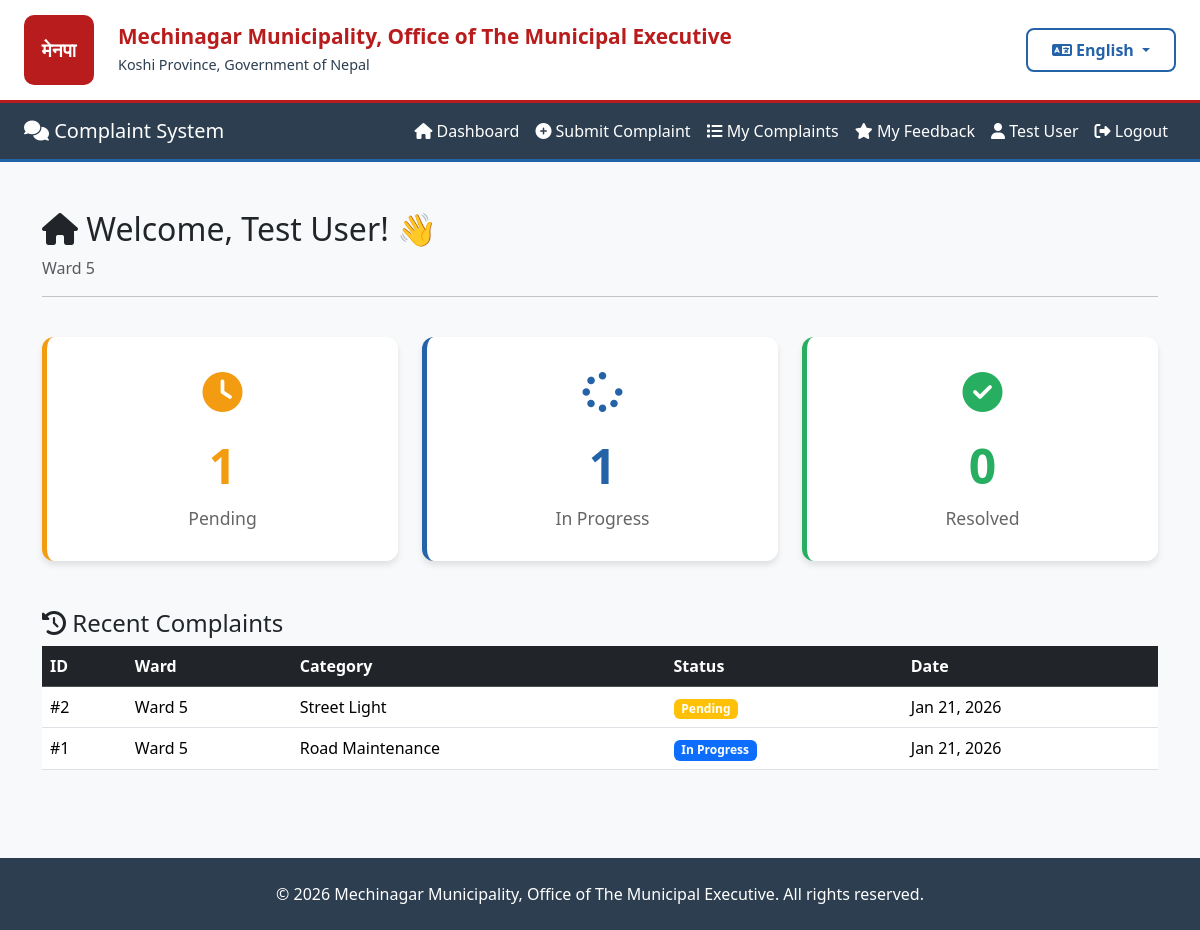
The page /accounts/dashboard/ (signed in) on the database as committed earlier.
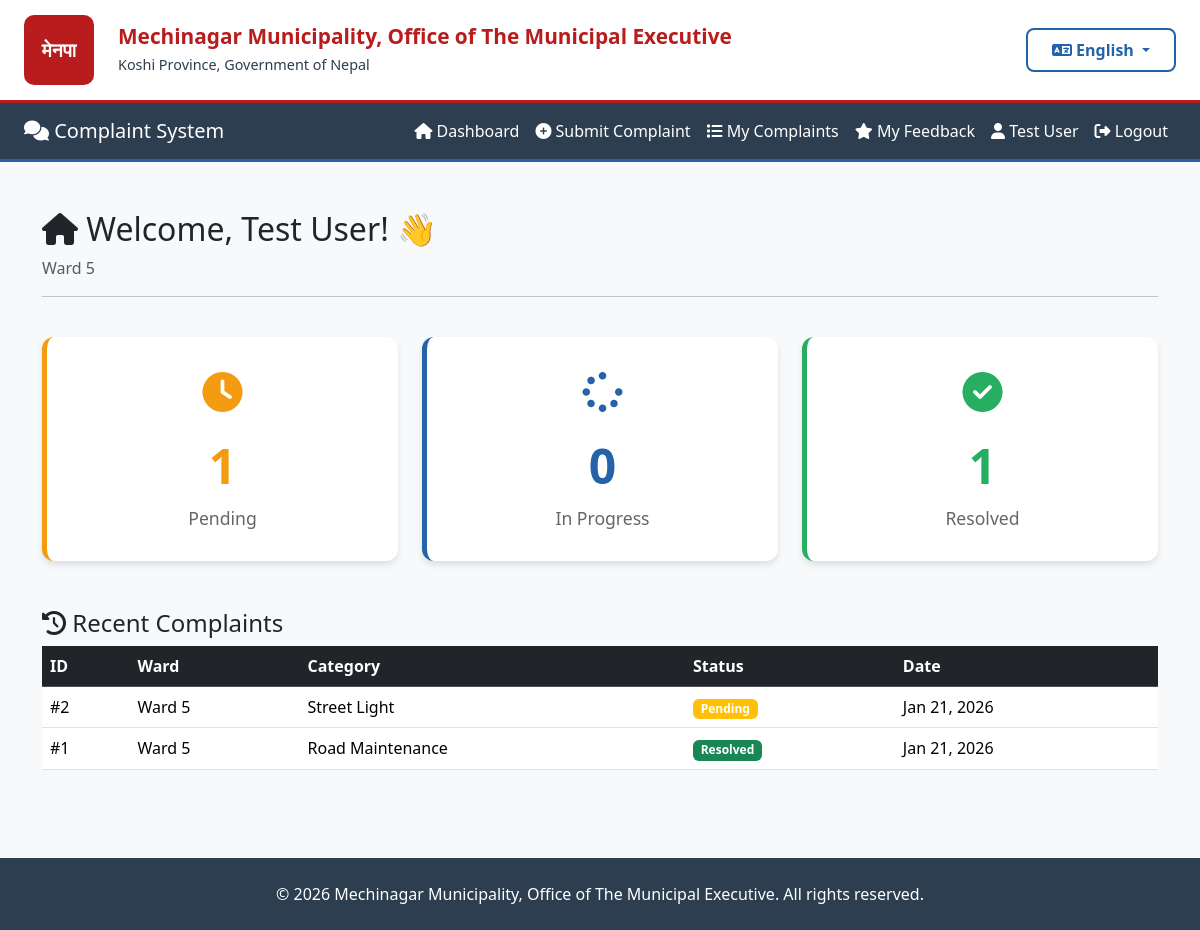
The same page on the database as committed later.
### complaints/models.py (models this page shows, shortened)
class Complaint(models.Model):
    STATUS_CHOICES = [
        ('Pending', 'Pending'),
        ('In Progress', 'In Progress'),
        ('Resolved', 'Resolved'),
    ]
    CATEGORY_CHOICES = [
        ('Road Maintenance', 'Road Maintenance'),
        ('Street Light', 'Street Light'),
        ('Water Supply', 'Water Supply'),
        ('Sanitation', 'Sanitation'),
        ('Traffic', 'Traffic'),
        ('Parks', 'Parks & Recreation'),
        ('Other', 'Other'),
    ]
    WARD_CHOICES = [(str(i), f'Ward {i}') for i in range(1, 16)]
    user = models.ForeignKey(
        settings.AUTH_USER_MODEL,
        on_delete=models.CASCADE,
        related_name='complaints'
    )
    ward = models.CharField(
        max_length=2,
        choices=WARD_CHOICES,
        help_text="Select your ward number (1-15)"
    )
    category = models.CharField(max_length=100, choices=CATEGORY_CHOICES)
    description = models.TextField()
    image = models.ImageField(upload_to=complaint_image_path, blank=True, null=True)
    status = models.CharField(max_length=20, choices=STATUS_CHOICES, default='Pending')
    created_at = models.DateTimeField(auto_now_add=True)
    updated_at = models.DateTimeField(auto_now=True)
    class Meta:
        db_table = 'complaints'
        ordering = ['-created_at']
        verbose_name = 'Complaint'
        verbose_name_plural = 'Complaints'
        indexes = [
            models.Index(fields=['status', 'created_at']),
            models.Index(fields=['ward', 'status']),
        ]

### accounts/views.py (the view)
# urls.py: path('dashboard/', views.citizen_dashboard, name='citizen_dashboard'),
def citizen_dashboard(request):
    if not request.user.is_authenticated:
        return redirect('citizen_login')
    from complaints.models import Complaint
    from django.db.models import Count, Q
    stats = Complaint.objects.filter(user=request.user).aggregate(
        pending=Count('id', filter=Q(status='Pending')),
        in_progress=Count('id', filter=Q(status='In Progress')),
        resolved=Count('id', filter=Q(status='Resolved'))
    )
    recent_complaints = Complaint.objects.filter(user=request.user).select_related('user').order_by('-created_at')[:5]
    context = {
        'stats': stats,
        'recent_complaints': recent_complaints
    }
    return render(request, 'accounts/dashboard.html', context)

### core/context_processors.py (called while the page is built)
def language(request):
    lang = request.session.get('language', 'en')
    return {
        'lang': lang,
        'translations': get_lang_dict(lang),
        't': get_lang_dict(lang),  # Shorter alias
    }

### core/translation.py (called while the page is built)
def get_lang_dict(lang='en'):
    return TRANSLATIONS.get(lang, TRANSLATIONS['en'])

### accounts/templates/accounts/dashboard.html (shortened to what this page needs)
{% extends 'base.html' %}
{% block content %}
<div class="container py-4">
    <div class="row mb-4">
        <div class="col-12">
            <h2>
                <i class="fas fa-home"></i> Welcome, {{ user.fullname }}! 👋
            </h2>
            {% if user.ward %}
                <p class="text-muted">Ward {{ user.ward }}</p>
            {% endif %}
            <hr>
        </div>
    </div>
    <div class="row g-4 mb-5">
        <div class="col-md-4">
            <div class="stats-card pending">
                <div class="icon-container">
                    <i class="fas fa-clock" style="color: #f39c12;"></i>
                </div>
                <h2>{{ stats.pending }}</h2>
                <p>Pending</p>
            </div>
        </div>
        <div class="col-md-4">
            <div class="stats-card progress">
                <div class="icon-container">
                    <i class="fas fa-spinner" style="color: #2563a8;"></i>
                </div>
                <h2>{{ stats.in_progress }}</h2>
                <p>In Progress</p>
            </div>
        </div>
        <div class="col-md-4">
            <div class="stats-card resolved">
                <div class="icon-container">
                    <i class="fas fa-check-circle" style="color: #27ae60;"></i>
                </div>
                <h2>{{ stats.resolved }}</h2>
                <p>Resolved</p>
            </div>
        </div>
    </div>
    <div class="row">
        <div class="col-12">
            <h4><i class="fas fa-history"></i> Recent Complaints</h4>
            {% if recent_complaints %}
                <div class="table-responsive">
                    <table class="table table-hover">
                        <thead class="table-dark">
                            <tr>
                                <th>ID</th>
                                <th>Ward</th>
                                <th>Category</th>
                                <th>Status</th>
                                <th>Date</th>
                            </tr>
                        </thead>
                        <tbody>
                            {% for complaint in recent_complaints %}
                                <tr>
                                    <td>#{{ complaint.id }}</td>
                                    <td>Ward {{ complaint.ward }}</td>
                                    <td>{{ complaint.category }}</td>
                                    <td>
                                        {% if complaint.status == 'Pending' %}
                                            <span class="badge bg-warning">Pending</span>
                                        {% elif complaint.status == 'In Progress' %}
                                            <span class="badge bg-primary">In Progress</span>
                                        {% else %}
                                            <span class="badge bg-success">Resolved</span>
                                        {% endif %}
                                    </td>
                                    <td>{{ complaint.created_at|date:"M d, Y" }}</td>
                                </tr>
                            {% endfor %}
                        </tbody>
                    </table>
                </div>
            {% else %}
                <div class="alert alert-info">
                    <i class="fas fa-info-circle"></i> No complaints yet. Submit your first complaint!
                </div>
            {% endif %}
        </div>
    </div>
</div>
{% endblock %}

Rows that differ between the two databases and show on the page:
changed Complaint "Road Maintenance": status "In Progress" → "Resolved"
Other text that changed with them:
{{ stats.in_progress }}: "1" → "0"
{{ stats.resolved }}: "0" → "1"
